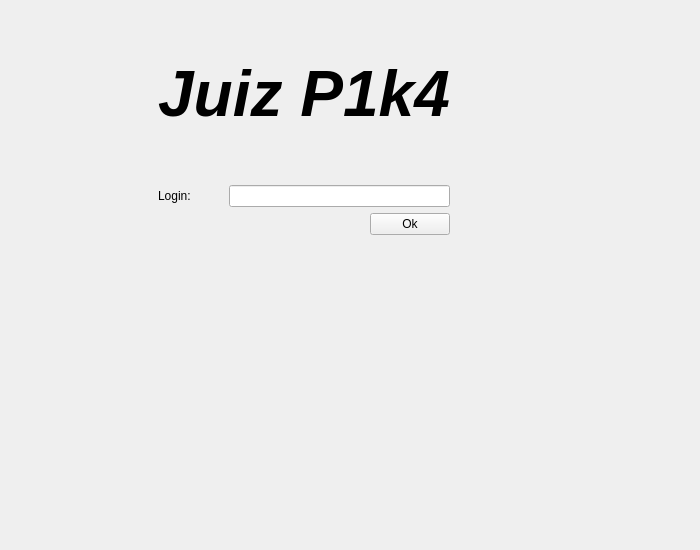
<?xml version="1.0" encoding="UTF-8"?>
<ui version="4.0">
 <class>formLogin</class>
 <widget class="QWidget" name="formLogin">
  <property name="windowModality">
   <enum>Qt::NonModal</enum>
  </property>
  <property name="enabled">
   <bool>true</bool>
  </property>
  <property name="geometry">
   <rect>
    <x>0</x>
    <y>0</y>
    <width>700</width>
    <height>550</height>
   </rect>
  </property>
  <property name="windowTitle">
   <string>Form</string>
  </property>
  <layout class="QGridLayout" name="gridLayout_2">
   <item row="5" column="3" colspan="3">
    <spacer name="horizontalSpacer_4">
     <property name="orientation">
      <enum>Qt::Horizontal</enum>
     </property>
     <property name="sizeHint" stdset="0">
      <size>
       <width>376</width>
       <height>20</height>
      </size>
     </property>
    </spacer>
   </item>
   <item row="3" column="4">
    <widget class="QPushButton" name="pushButton">
     <property name="text">
      <string>Ok</string>
     </property>
    </widget>
   </item>
   <item row="0" column="5">
    <spacer name="horizontalSpacer_2">
     <property name="orientation">
      <enum>Qt::Horizontal</enum>
     </property>
     <property name="sizeHint" stdset="0">
      <size>
       <width>199</width>
       <height>20</height>
      </size>
     </property>
    </spacer>
   </item>
   <item row="0" column="1" rowspan="2" colspan="4">
    <widget class="QLabel" name="label">
     <property name="text">
      <string>&lt;html&gt;&lt;head/&gt;&lt;body&gt;&lt;p align=&quot;center&quot;&gt;&lt;span style=&quot; font-size:48pt; font-weight:600; font-style:italic;&quot;&gt;Juiz P1k4&lt;/span&gt;&lt;/p&gt;&lt;/body&gt;&lt;/html&gt;</string>
     </property>
     <property name="alignment">
      <set>Qt::AlignCenter</set>
     </property>
    </widget>
   </item>
   <item row="4" column="4">
    <spacer name="verticalSpacer_3">
     <property name="orientation">
      <enum>Qt::Vertical</enum>
     </property>
     <property name="sizeHint" stdset="0">
      <size>
       <width>20</width>
       <height>122</height>
      </size>
     </property>
    </spacer>
   </item>
   <item row="6" column="4">
    <spacer name="verticalSpacer">
     <property name="orientation">
      <enum>Qt::Vertical</enum>
     </property>
     <property name="sizeHint" stdset="0">
      <size>
       <width>20</width>
       <height>122</height>
      </size>
     </property>
    </spacer>
   </item>
   <item row="2" column="2" colspan="3">
    <widget class="QLineEdit" name="lineLogin"/>
   </item>
   <item row="2" column="1">
    <widget class="QLabel" name="label_2">
     <property name="text">
      <string>Login:</string>
     </property>
    </widget>
   </item>
   <item row="1" column="4">
    <spacer name="verticalSpacer_2">
     <property name="orientation">
      <enum>Qt::Vertical</enum>
     </property>
     <property name="sizeHint" stdset="0">
      <size>
       <width>20</width>
       <height>118</height>
      </size>
     </property>
    </spacer>
   </item>
   <item row="5" column="0">
    <spacer name="horizontalSpacer_3">
     <property name="orientation">
      <enum>Qt::Horizontal</enum>
     </property>
     <property name="sizeHint" stdset="0">
      <size>
       <width>199</width>
       <height>20</height>
      </size>
     </property>
    </spacer>
   </item>
   <item row="0" column="0">
    <spacer name="horizontalSpacer">
     <property name="orientation">
      <enum>Qt::Horizontal</enum>
     </property>
     <property name="sizeHint" stdset="0">
      <size>
       <width>199</width>
       <height>20</height>
      </size>
     </property>
    </spacer>
   </item>
  </layout>
 </widget>
 <resources/>
 <connections/>
</ui>
